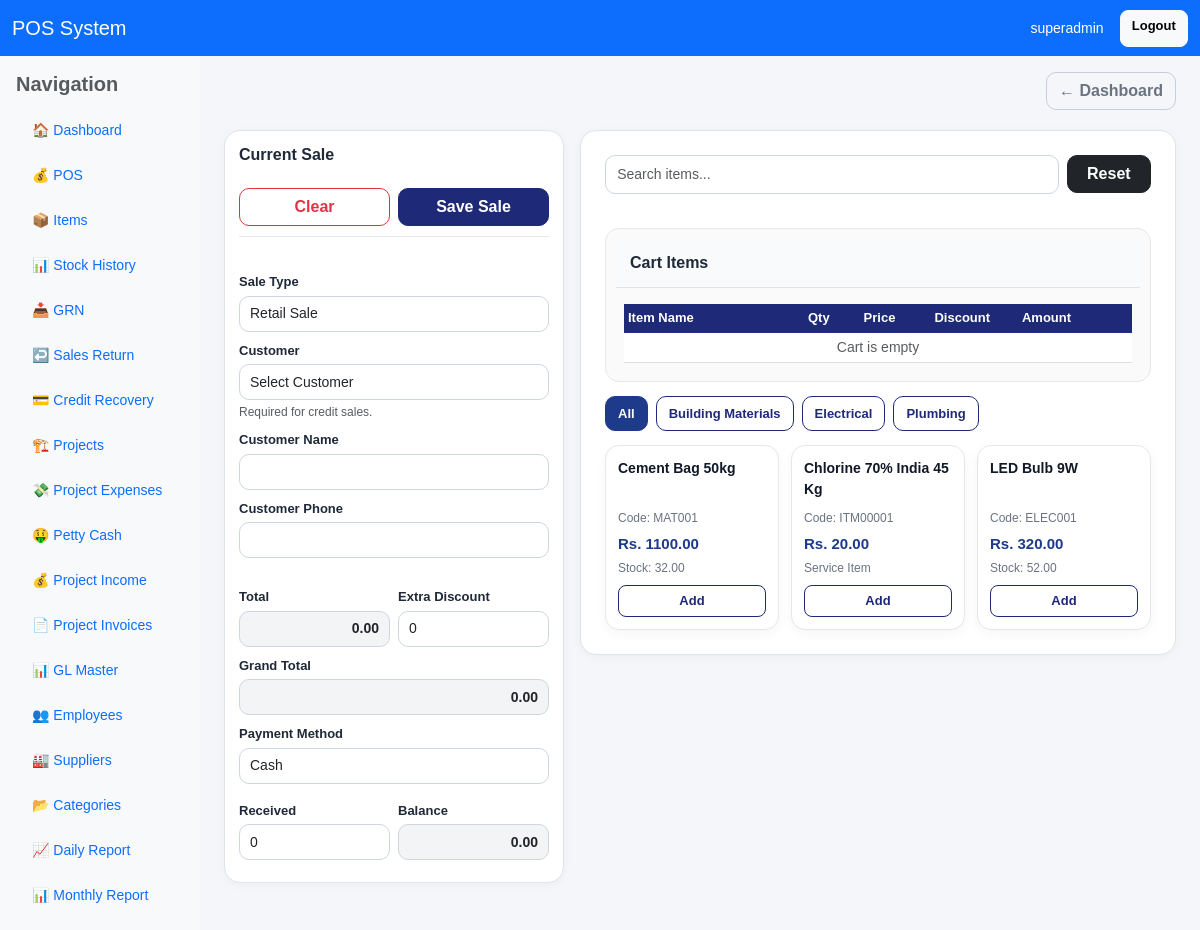
The app's page / (signed in) with its own data.
### pos/models.py (models this page shows, shortened)
class Category(models.Model):
    name = models.CharField(max_length=100, unique=True)
    description = models.TextField(blank=True, null=True)
    is_active = models.BooleanField(default=True)
    created_at = models.DateTimeField(auto_now_add=True)
    class Meta:
        ordering = ["name"]

class Item(models.Model):
    ITEM_TYPE_CHOICES = [
        ("retail", "Retail"),
        ("project", "Project"),
        ("service", "Service"),
    ]
    item_code = models.CharField(max_length=50, unique=True)
    name = models.CharField(max_length=255)
    category = models.ForeignKey(
        "Category",
        on_delete=models.SET_NULL,
        null=True,
        blank=True
    )
    supplier = models.ForeignKey(
        "Supplier",
        on_delete=models.SET_NULL,
        null=True,
        blank=True
    )
    unit = models.CharField(max_length=30, default="pcs")
    cost_price = models.DecimalField(max_digits=12, decimal_places=2, default=0)
    selling_price = models.DecimalField(max_digits=12, decimal_places=2, default=0)
    stock = models.DecimalField(max_digits=12, decimal_places=2, default=0)
    purchase_date = models.DateField(blank=True, null=True)
    item_type = models.CharField(max_length=20, choices=ITEM_TYPE_CHOICES, default="retail")
    is_service = models.BooleanField(default=False)
    allow_discount = models.BooleanField(default=True)
    max_discount_value = models.DecimalField(max_digits=12, decimal_places=2, default=0)
    reorder_level = models.DecimalField(max_digits=12, decimal_places=2, default=0)
    warranty_days = models.PositiveIntegerField(default=0)
    retail_gl_account = models.ForeignKey(
        "GLMaster",
        on_delete=models.SET_NULL,
        null=True,
        blank=True,
        related_name="retail_items"
    )
    cost_gl_account = models.ForeignKey(
        "GLMaster",
        on_delete=models.SET_NULL,
        null=True,
        blank=True,
        related_name="cost_items"
    )
    is_active = models.BooleanField(default=True)
    updated_by = models.ForeignKey(
        User,
        on_delete=models.SET_NULL,
        null=True,
        blank=True,
        related_name="updated_items"
    )
    created_at = models.DateTimeField(auto_now_add=True)
    class Meta:
        ordering = ["name"]

### pos/views.py (the view)
# urls.py: path('', views.pos_page, name='pos'),
@user_passes_test(can_use_pos)
def pos_page(request):
    query = request.GET.get("q", "").strip()
    items = Item.objects.filter(is_active=True).select_related("category").order_by("name")
    projects = Project.objects.filter(is_active=True).order_by("-id")
    categories = Category.objects.all().order_by("name")
    customers = Customer.objects.filter(is_active=True).order_by("name")
    if query:
        items = items.filter(
            Q(name__icontains=query) |
            Q(item_code__icontains=query) |
            Q(category__name__icontains=query)
        )
    return render(request, "pos/pos.html", {
        "items": items,
        "projects": projects,
        "categories": categories,
        "customers": customers,
        "query": query,
        "show_items": can_manage_items(request.user),
    })

### pos/views.py (called while the page is built)
def is_owner(user):
    return user.is_superuser or user.groups.filter(name__iexact="Owner").exists()

def can_use_pos(user):
    return is_owner(user) or is_cashier(user)

def can_manage_items(user):
    return is_owner(user) or is_manager(user) or is_clerk(user)

### pos/templates/pos/pos.html (shortened to what this page needs)
{% extends "base.html" %}
{% block content %}
<div class="pos-layout">
    <div class="pos-left-panel">
        <div class="card p-3 p-md-4 pos-panel-card">
            <div class="pos-panel-header">
                <h4 class="app-page-title mb-0">Current Sale</h4>
            </div>
            <div class="pos-sticky-actions">
                <button type="button" class="btn btn-outline-danger" onclick="clearCartAndForm()">
                    Clear
                </button>
                <button type="button" class="btn btn-primary" onclick="saveSale()">
                    Save Sale
                </button>
            </div>
            <div class="pos-form-area">
                <div class="mb-2">
                    <label class="form-label">Sale Type</label>
                    <select id="sale_type" class="form-select form-select-sm" onchange="toggleProjectField()">
                        <option value="retail">Retail Sale</option>
                    </select>
                </div>
                <div class="mb-2">
                    <label class="form-label">Customer</label>
                    <select id="customer_id" class="form-select form-select-sm" onchange="fillCustomerDetails()">
                        <option value="">Select Customer</option>
                    </select>
                    <small class="text-muted compact-note">Required for credit sales.</small>
                </div>
                <div class="mb-2">
                    <label class="form-label">Customer Name</label>
                    <input type="text" id="customer_name" class="form-control form-control-sm">
                </div>
                <div class="mb-2">
                    <label class="form-label">Customer Phone</label>
                    <input type="text" id="customer_phone" class="form-control form-control-sm">
                </div>
            </div>
            <div class="pos-summary-box">
                <div class="row g-2">
                    <div class="col-6">
                        <label class="form-label">Total</label>
                        <input type="text" id="total" class="form-control form-control-sm readonly-box text-money" value="0.00" readonly>
                    </div>
                    <div class="col-6">
                        <label class="form-label">Extra Discount</label>
                        <input type="number" step="0.01" id="discount" class="form-control form-control-sm" value="0" oninput="updateTotals()">
                    </div>
                </div>
                <div class="mt-2">
                    <label class="form-label">Grand Total</label>
                    <input type="text" id="grand_total" class="form-control form-control-sm readonly-box text-money" value="0.00" readonly>
                </div>
                <div class="mt-2">
                    <label class="form-label">Payment Method</label>
                    <select id="payment_method" class="form-select form-select-sm" onchange="togglePaymentFields()">
                        <option value="cash">Cash</option>
                    </select>
                </div>
                <div class="row g-2 mt-1" id="cash_fields">
                    <div class="col-6">
                        <label class="form-label">Received</label>
                        <input type="number" step="0.01" id="received" class="form-control form-control-sm" value="0" oninput="updateBalance()">
                    </div>
                    <div class="col-6">
                        <label class="form-label">Balance</label>
                        <input type="text" id="balance" class="form-control form-control-sm readonly-box text-money" value="0.00" readonly>
                    </div>
                </div>
            </div>
        </div>
    </div>
    <div class="pos-right-panel">
        <div class="card p-3 p-md-4 pos-right-card">
            <div class="row g-2 mb-3">
                <div class="col-md-10">
                    <input type="text" id="itemSearch" class="form-control" placeholder="Search items..." onkeyup="filterItems()">
                </div>
                <div class="col-md-2">
                    <button type="button" class="btn btn-dark w-100" onclick="resetItemFilters()">Reset</button>
                </div>
            </div>
            <div class="pos-cart-box">
                <div class="pos-cart-title">Cart Items</div>
                <div class="pos-cart-scroll">
                    <table class="table table-sm align-middle mb-0">
                        <thead>
                            <tr>
                                <th style="min-width:180px;">Item Name</th>
                                <th style="width:80px;">Qty</th>
                                <th style="width:100px;">Price</th>
                                <th style="width:110px;">Discount</th>
                                <th style="width:100px;">Amount</th>
                                <th style="width:60px;"></th>
                            </tr>
                        </thead>
                        <tbody id="cartBody">
                            <tr>
                                <td colspan="6" class="text-center text-muted">Cart is empty</td>
                            </tr>
                        </tbody>
                    </table>
                </div>
            </div>
            <div class="pos-category-bar">
                <button type="button" class="btn btn-primary btn-sm category-btn active" onclick="filterByCategory('all', this)">
                    All
                </button>
                {% for category in categories %}
                <button type="button"
                        class="btn btn-outline-primary btn-sm category-btn"
                        onclick="filterByCategory('{{ category.name|lower|escapejs }}', this)">
                    {{ category.name }}
                </button>
                {% endfor %}
            </div>
            <div class="pos-items-grid" id="itemsGrid">
                {% for item in items %}
                <div class="pos-item-card"
                     data-name="{{ item.name|lower }}"
                     data-code="{{ item.item_code|lower }}"
                     data-category="{% if item.category %}{{ item.category.name|lower }}{% else %}uncategorized{% endif %}">
                    <div class="pos-item-name">{{ item.name }}</div>
                    <div class="pos-item-meta">Code: {{ item.item_code }}</div>
                    <div class="pos-item-price">Rs. {{ item.selling_price }}</div>
                    <div class="pos-item-stock">
                        {% if item.is_service %}
                            Service Item
                        {% else %}
                            Stock: {{ item.stock }}
                        {% endif %}
                    </div>
                    {% if not item.is_service and item.stock <= 0 %}
                    <button type="button" class="btn btn-outline-danger btn-sm mt-2 w-100" disabled>
                        Out of Stock
                    </button>
                    {% else %}
                    <button type="button"
                            class="btn btn-outline-primary btn-sm mt-2 w-100 add-item-btn"
                            data-id="{{ item.id }}"
                            data-code="{{ item.item_code|escapejs }}"
                            data-name="{{ item.name|escapejs }}"
                            data-price="{{ item.selling_price }}"
                            data-maxdiscount="{{ item.max_discount_value|default:0 }}"
                            data-allowdiscount="{{ item.allow_discount|yesno:'true,false' }}"
                            data-stock="{{ item.stock|default:0 }}"
                            data-isservice="{{ item.is_service|yesno:'true,false' }}">
                        Add
                    </button>
                    {% endif %}
                </div>
                {% empty %}
                <div class="text-muted">No items found.</div>
                {% endfor %}
            </div>
        </div>
    </div>
</div>
{% endblock %}

### pos/templates/includes/navbar.html
<nav class="navbar navbar-expand-lg navbar-dark bg-primary">
    <div class="container-fluid">
        <a class="navbar-brand" href="{% url 'dashboard' %}">POS System</a>
        <div class="d-flex ms-auto">
            {% if request.user.is_authenticated %}
                <span class="navbar-text text-white me-3">
                    {{ request.user.username }}
                </span>
                <a href="{% url 'logout' %}" class="btn btn-light btn-sm">Logout</a>
            {% endif %}
        </div>
    </div>
</nav>

### pos/templates/pos/pos.html (style rules this page uses)
.pos-layout { display: grid; grid-template-columns: 340px 1fr; gap: 16px; align-items: start; }
.pos-panel-card, .pos-right-card { border-radius: 16px; border: 1px solid #dfe3ea; background: #ffffff; box-shadow: 0 2px 10px rgba(0, 0, 0, 0.04); }
.pos-panel-card { position: sticky; top: 10px; padding: 14px !important; }
.pos-panel-header { display: flex; align-items: center; justify-content: space-between; margin-bottom: 8px; }
.app-page-title { font-size: 16px; font-weight: 700; color: #1f2937; }
.pos-sticky-actions { display: grid; grid-template-columns: 1fr 1fr; gap: 8px; background: #fff; padding: 6px 0 10px 0; margin-bottom: 10px; border-bottom: 1px solid #e5e7eb; }
.pos-sticky-actions .btn { min-height: 38px; font-weight: 600; border-radius: 10px; padding: 6px 10px; }
.pos-form-area .form-label, .pos-summary-box .form-label { font-weight: 600; color: #1f2937; margin-bottom: 4px; font-size: 13px; }
.pos-form-area .mb-2, .pos-summary-box .mt-2, .pos-summary-box .mt-1 { margin-bottom: 8px !important; margin-top: 8px !important; }
.pos-form-area .form-control, .pos-form-area .form-select, .pos-summary-box .form-control, .pos-summary-box .form-select { min-height: 36px; padding: 6px 10px; font-size: 14px; border-radius: 10px; }
.readonly-box { background: #f3f4f6; }
.text-money { text-align: right; font-weight: 600; }
.compact-note { font-size: 12px; margin-top: 3px; display: block; }
.pos-cart-box { border: 1px solid #e5e7eb; border-radius: 14px; padding: 10px; margin-bottom: 14px; background: #fafafa; }
.pos-cart-title { font-size: 16px; font-weight: 700; margin-bottom: 8px; color: #1f2937; }
.pos-cart-scroll { max-height: 220px; overflow: auto; }
.pos-category-bar { display: flex; flex-wrap: wrap; gap: 8px; margin-bottom: 14px; }
.category-btn.active { background: #1e3a8a; color: #fff; border-color: #1e3a8a; }
.pos-items-grid { display: grid; grid-template-columns: repeat(auto-fill, minmax(170px, 1fr)); gap: 12px; }
.pos-item-card { border: 1px solid #e5e7eb; border-radius: 14px; padding: 12px; background: #fff; transition: 0.2s ease; }
.pos-item-name { font-size: 14px; font-weight: 700; color: #111827; margin-bottom: 3px; }
.pos-item-meta, .pos-item-stock { font-size: 12px; color: #6b7280; }
.pos-item-price { font-size: 15px; font-weight: 700; color: #1e3a8a; margin: 6px 0 3px; }

### records on screen
Category: name "Building Materials"
Category: name "Electrical"
Category: name "Plumbing"
Item: name "Cement Bag 50kg", item_code "MAT001", selling_price "1100.00", stock "32.00"
Item: name "Chlorine 70% India 45 Kg", item_code "ITM00001", selling_price "20.00", is_service "Service Item"
Item: name "LED Bulb 9W", item_code "ELEC001", selling_price "320.00", stock "52.00"

### other values on screen
{{ request.user.username }} "superadmin"
